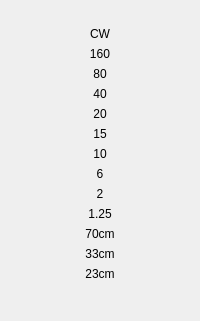
         <widget class="QFrame" name="Band_Mode_Frame_CW">
          <property name="minimumSize">
           <size>
            <width>40</width>
            <height>0</height>
           </size>
          </property>
          <property name="lineWidth">
           <number>0</number>
          </property>
          <layout class="QVBoxLayout" name="bandmode_vertline">
           <property name="leftMargin">
            <number>0</number>
           </property>
           <property name="topMargin">
            <number>27</number>
           </property>
           <property name="rightMargin">
            <number>0</number>
           </property>
           <property name="bottomMargin">
            <number>0</number>
           </property>
           <item>
            <widget class="QLabel" name="mode_cw">
             <property name="text">
              <string>CW</string>
             </property>
             <property name="alignment">
              <set>Qt::AlignmentFlag::AlignCenter</set>
             </property>
            </widget>
           </item>
           <item>
            <widget class="QLabel" name="cw_band_160">
             <property name="accessibleName">
              <string>160 c w</string>
             </property>
             <property name="text">
              <string>160</string>
             </property>
             <property name="alignment">
              <set>Qt::AlignmentFlag::AlignCenter</set>
             </property>
            </widget>
           </item>
           <item>
            <widget class="QLabel" name="cw_band_80">
             <property name="text">
              <string>80</string>
             </property>
             <property name="alignment">
              <set>Qt::AlignmentFlag::AlignCenter</set>
             </property>
            </widget>
           </item>
           <item>
            <widget class="QLabel" name="cw_band_40">
             <property name="text">
              <string>40</string>
             </property>
             <property name="alignment">
              <set>Qt::AlignmentFlag::AlignCenter</set>
             </property>
            </widget>
           </item>
           <item>
            <widget class="QLabel" name="cw_band_20">
             <property name="text">
              <string>20</string>
             </property>
             <property name="alignment">
              <set>Qt::AlignmentFlag::AlignCenter</set>
             </property>
            </widget>
           </item>
           <item>
            <widget class="QLabel" name="cw_band_15">
             <property name="text">
              <string>15</string>
             </property>
             <property name="alignment">
              <set>Qt::AlignmentFlag::AlignCenter</set>
             </property>
            </widget>
           </item>
           <item>
            <widget class="QLabel" name="cw_band_10">
             <property name="text">
              <string>10</string>
             </property>
             <property name="alignment">
              <set>Qt::AlignmentFlag::AlignCenter</set>
             </property>
            </widget>
           </item>
           <item>
            <widget class="QLabel" name="cw_band_6">
             <property name="text">
              <string>6</string>
             </property>
             <property name="alignment">
              <set>Qt::AlignmentFlag::AlignCenter</set>
             </property>
            </widget>
           </item>
           <item>
            <widget class="QLabel" name="cw_band_2">
             <property name="text">
              <string>2</string>
             </property>
             <property name="alignment">
              <set>Qt::AlignmentFlag::AlignCenter</set>
             </property>
            </widget>
           </item>
           <item>
            <widget class="QLabel" name="cw_band_125">
             <property name="text">
              <string>1.25</string>
             </property>
             <property name="alignment">
              <set>Qt::AlignmentFlag::AlignCenter</set>
             </property>
            </widget>
           </item>
           <item>
            <widget class="QLabel" name="cw_band_70cm">
             <property name="text">
              <string>70cm</string>
             </property>
             <property name="alignment">
              <set>Qt::AlignmentFlag::AlignCenter</set>
             </property>
            </widget>
           </item>
           <item>
            <widget class="QLabel" name="cw_band_33cm">
             <property name="text">
              <string>33cm</string>
             </property>
             <property name="alignment">
              <set>Qt::AlignmentFlag::AlignCenter</set>
             </property>
            </widget>
           </item>
           <item>
            <widget class="QLabel" name="cw_band_23cm">
             <property name="text">
              <string>23cm</string>
             </property>
             <property name="alignment">
              <set>Qt::AlignmentFlag::AlignCenter</set>
             </property>
            </widget>
           </item>
           <item>
            <spacer name="verticalSpacer">
             <property name="orientation">
              <enum>Qt::Orientation::Vertical</enum>
             </property>
             <property name="sizeHint" stdset="0">
              <size>
               <width>20</width>
               <height>40</height>
              </size>
             </property>
            </spacer>
           </item>
          </layout>
         </widget>
